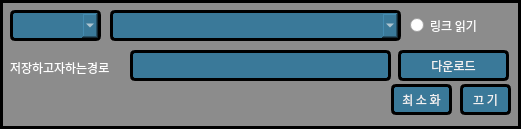
<?xml version="1.0" encoding="UTF-8"?>
<ui version="4.0">
 <class>Form</class>
 <widget class="QWidget" name="Form">
  <property name="windowModality">
   <enum>Qt::NonModal</enum>
  </property>
  <property name="enabled">
   <bool>true</bool>
  </property>
  <property name="geometry">
   <rect>
    <x>0</x>
    <y>0</y>
    <width>521</width>
    <height>129</height>
   </rect>
  </property>
  <property name="font">
   <font>
    <family>굴림</family>
   </font>
  </property>
  <property name="mouseTracking">
   <bool>false</bool>
  </property>
  <property name="focusPolicy">
   <enum>Qt::NoFocus</enum>
  </property>
  <property name="contextMenuPolicy">
   <enum>Qt::NoContextMenu</enum>
  </property>
  <property name="windowTitle">
   <string>manas</string>
  </property>
  <property name="toolTip">
   <string/>
  </property>
  <property name="styleSheet">
   <string notr="true">#Form
{
	border: 3px solid #000000;
	background: rgba(100, 100, 100, 125);
	pading: 10px;
	font -size: 18px;
	font: 굴림;
}</string>
  </property>
  <widget class="QLineEdit" name="lineEdit_2">
   <property name="geometry">
    <rect>
     <x>130</x>
     <y>50</y>
     <width>261</width>
     <height>31</height>
    </rect>
   </property>
   <property name="styleSheet">
    <string notr="true">
#lineEdit_2
{
	border: 3px solid #000000;
	background: #3a7999;
	color: #f2f2f2;
	pading: 10px;
	font -size: 18px;
	border-radius: 5px;
}
#lineEdit_2:hover
{
	border: 3px solid #aaaaaa;
	background: #3a7999;
	color: #f2f2f2;
	pading: 10px;
	border-radius: 5px;

}</string>
   </property>
  </widget>
  <widget class="QLabel" name="label_2">
   <property name="geometry">
    <rect>
     <x>10</x>
     <y>60</y>
     <width>121</width>
     <height>16</height>
    </rect>
   </property>
   <property name="styleSheet">
    <string notr="true">color: white;</string>
   </property>
   <property name="text">
    <string>저장하고자하는경로</string>
   </property>
  </widget>
  <widget class="QPushButton" name="pushButton">
   <property name="geometry">
    <rect>
     <x>398</x>
     <y>50</y>
     <width>111</width>
     <height>31</height>
    </rect>
   </property>
   <property name="minimumSize">
    <size>
     <width>0</width>
     <height>0</height>
    </size>
   </property>
   <property name="styleSheet">
    <string notr="true">QPushButton
{
	border: 3px solid #000000;
	background: #3a7999;
	color: #f2f2f2;
	pading: 10px;
	font -size: 18px;
	border-radius: 5px;
}
QPushButton:hover
{
	border: 3px solid #aaaaaa;
	background: #3a7999;
	color: #f2f2f2;
	pading: 10px;
	border-radius: 5px;

}</string>
   </property>
   <property name="text">
    <string>다운로드</string>
   </property>
  </widget>
  <widget class="QLabel" name="msg">
   <property name="geometry">
    <rect>
     <x>0</x>
     <y>90</y>
     <width>415</width>
     <height>30</height>
    </rect>
   </property>
   <property name="sizePolicy">
    <sizepolicy hsizetype="Preferred" vsizetype="Preferred">
     <horstretch>0</horstretch>
     <verstretch>0</verstretch>
    </sizepolicy>
   </property>
   <property name="layoutDirection">
    <enum>Qt::LeftToRight</enum>
   </property>
   <property name="styleSheet">
    <string notr="true">color: white;</string>
   </property>
   <property name="text">
    <string/>
   </property>
   <property name="alignment">
    <set>Qt::AlignCenter</set>
   </property>
  </widget>
  <widget class="QRadioButton" name="radioButton">
   <property name="enabled">
    <bool>true</bool>
   </property>
   <property name="geometry">
    <rect>
     <x>410</x>
     <y>10</y>
     <width>91</width>
     <height>31</height>
    </rect>
   </property>
   <property name="sizePolicy">
    <sizepolicy hsizetype="Fixed" vsizetype="Fixed">
     <horstretch>15</horstretch>
     <verstretch>15</verstretch>
    </sizepolicy>
   </property>
   <property name="minimumSize">
    <size>
     <width>0</width>
     <height>0</height>
    </size>
   </property>
   <property name="sizeIncrement">
    <size>
     <width>0</width>
     <height>0</height>
    </size>
   </property>
   <property name="baseSize">
    <size>
     <width>0</width>
     <height>0</height>
    </size>
   </property>
   <property name="mouseTracking">
    <bool>true</bool>
   </property>
   <property name="autoFillBackground">
    <bool>false</bool>
   </property>
   <property name="styleSheet">
    <string notr="true">color: white;</string>
   </property>
   <property name="text">
    <string>링크 읽기</string>
   </property>
   <property name="iconSize">
    <size>
     <width>0</width>
     <height>0</height>
    </size>
   </property>
   <property name="checkable">
    <bool>true</bool>
   </property>
   <property name="checked">
    <bool>false</bool>
   </property>
   <property name="autoRepeatDelay">
    <number>0</number>
   </property>
   <property name="autoRepeatInterval">
    <number>0</number>
   </property>
  </widget>
  <widget class="QPushButton" name="pushButton_2">
   <property name="geometry">
    <rect>
     <x>460</x>
     <y>84</y>
     <width>51</width>
     <height>31</height>
    </rect>
   </property>
   <property name="styleSheet">
    <string notr="true">
#pushButton_2
{
	border: 3px solid #000000;
	background: #3a7999;
	color: #f2f2f2;
	pading: 10px;
	font -size: 18px;
	border-radius: 5px;
}
#pushButton_2:hover
{
	border: 3px solid #aaaaaa;
	background: #3a7999;
	color: #f2f2f2;
	pading: 10px;
	border-radius: 5px;

}</string>
   </property>
   <property name="text">
    <string>끄 기</string>
   </property>
  </widget>
  <widget class="QPushButton" name="pushButton_3">
   <property name="geometry">
    <rect>
     <x>391</x>
     <y>84</y>
     <width>61</width>
     <height>31</height>
    </rect>
   </property>
   <property name="styleSheet">
    <string notr="true">
#pushButton_3
{
	border: 3px solid #000000;
	background: #3a7999;
	color: #f2f2f2;
	pading: 10px;
	font -size: 18px;
	border-radius: 5px;
}
#pushButton_3:hover
{
	border: 3px solid #aaaaaa;
	background: #3a7999;
	color: #f2f2f2;
	pading: 10px;
	border-radius: 5px;

}</string>
   </property>
   <property name="text">
    <string>최 소 화</string>
   </property>
  </widget>
  <widget class="QComboBox" name="combo">
   <property name="enabled">
    <bool>true</bool>
   </property>
   <property name="geometry">
    <rect>
     <x>10</x>
     <y>10</y>
     <width>91</width>
     <height>31</height>
    </rect>
   </property>
   <property name="mouseTracking">
    <bool>false</bool>
   </property>
   <property name="acceptDrops">
    <bool>false</bool>
   </property>
   <property name="toolTip">
    <string/>
   </property>
   <property name="toolTipDuration">
    <number>-1</number>
   </property>
   <property name="autoFillBackground">
    <bool>false</bool>
   </property>
   <property name="styleSheet">
    <string notr="true">
#combo
{
	border: 3px solid #000000;
	background: #3a7999;
	color: #f2f2f2;
	pading: 10px;
	font -size: 18px;
	border-radius: 5px;
}
#combo:hover
{
	border: 3px solid #aaaaaa;
	background: #3a7999;
	color: #f2f2f2;
	pading: 10px;
	border-radius: 5px;

}</string>
   </property>
   <property name="editable">
    <bool>false</bool>
   </property>
  </widget>
  <widget class="QComboBox" name="combo_2">
   <property name="enabled">
    <bool>true</bool>
   </property>
   <property name="geometry">
    <rect>
     <x>110</x>
     <y>10</y>
     <width>291</width>
     <height>31</height>
    </rect>
   </property>
   <property name="mouseTracking">
    <bool>false</bool>
   </property>
   <property name="acceptDrops">
    <bool>false</bool>
   </property>
   <property name="toolTip">
    <string/>
   </property>
   <property name="toolTipDuration">
    <number>-1</number>
   </property>
   <property name="autoFillBackground">
    <bool>false</bool>
   </property>
   <property name="styleSheet">
    <string notr="true">
#combo_2
{
	border: 3px solid #000000;
	background: #3a7999;
	color: #f2f2f2;
	pading: 10px;
	font -size: 18px;
	border-radius: 5px;
}
#combo_2:hover
{
	border: 3px solid #aaaaaa;
	background: #3a7999;
	color: #f2f2f2;
	pading: 10px;
	border-radius: 5px;

}</string>
   </property>
   <property name="editable">
    <bool>false</bool>
   </property>
  </widget>
 </widget>
 <tabstops>
  <tabstop>radioButton</tabstop>
  <tabstop>lineEdit_2</tabstop>
  <tabstop>pushButton</tabstop>
  <tabstop>combo</tabstop>
  <tabstop>pushButton_3</tabstop>
  <tabstop>pushButton_2</tabstop>
 </tabstops>
 <resources/>
 <connections>
  <connection>
   <sender>lineEdit_2</sender>
   <signal>textChanged(QString)</signal>
   <receiver>Form</receiver>
   <slot>set_dir()</slot>
   <hints>
    <hint type="sourcelabel">
     <x>131</x>
     <y>65</y>
    </hint>
    <hint type="destinationlabel">
     <x>92</x>
     <y>52</y>
    </hint>
   </hints>
  </connection>
  <connection>
   <sender>pushButton</sender>
   <signal>clicked()</signal>
   <receiver>Form</receiver>
   <slot>mana_down()</slot>
   <hints>
    <hint type="sourcelabel">
     <x>439</x>
     <y>70</y>
    </hint>
    <hint type="destinationlabel">
     <x>503</x>
     <y>81</y>
    </hint>
   </hints>
  </connection>
  <connection>
   <sender>radioButton</sender>
   <signal>clicked()</signal>
   <receiver>Form</receiver>
   <slot>file_load_check()</slot>
   <hints>
    <hint type="sourcelabel">
     <x>520</x>
     <y>29</y>
    </hint>
    <hint type="destinationlabel">
     <x>503</x>
     <y>121</y>
    </hint>
   </hints>
  </connection>
  <connection>
   <sender>pushButton_2</sender>
   <signal>clicked()</signal>
   <receiver>Form</receiver>
   <slot>gui_close()</slot>
   <hints>
    <hint type="sourcelabel">
     <x>479</x>
     <y>98</y>
    </hint>
    <hint type="destinationlabel">
     <x>503</x>
     <y>121</y>
    </hint>
   </hints>
  </connection>
  <connection>
   <sender>pushButton_3</sender>
   <signal>clicked()</signal>
   <receiver>Form</receiver>
   <slot>win_min()</slot>
   <hints>
    <hint type="sourcelabel">
     <x>432</x>
     <y>106</y>
    </hint>
    <hint type="destinationlabel">
     <x>420</x>
     <y>121</y>
    </hint>
   </hints>
  </connection>
  <connection>
   <sender>combo</sender>
   <signal>activated(QString)</signal>
   <receiver>Form</receiver>
   <slot>select_item()</slot>
   <hints>
    <hint type="sourcelabel">
     <x>134</x>
     <y>240</y>
    </hint>
    <hint type="destinationlabel">
     <x>367</x>
     <y>186</y>
    </hint>
   </hints>
  </connection>
 </connections>
 <slots>
  <slot>set_dir()</slot>
  <slot>mana_down()</slot>
  <slot>file_load_check()</slot>
  <slot>gui_close()</slot>
  <slot>win_min()</slot>
  <slot>select_item()</slot>
 </slots>
</ui>
